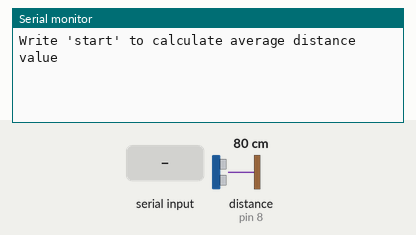
The sketch below on a simulated Arduino Uno, built with avr-gcc and run on an emulated ATmega328P. Shown: the last lines printed to the serial monitor. Inputs (shaded band) come from the test bench; at power-on: distance to the obstacle (sensor on pin 8) 80 cm. The echo pulse lasts 58.3 µs per cm.

Above: at 1.2 s.
1.3 s: "start\n" received over Serial
At 2.1 s:
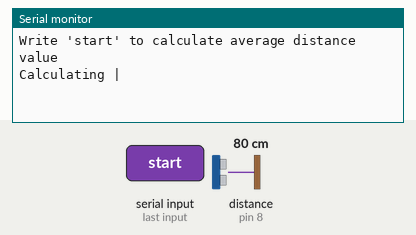
At 8.8 s:
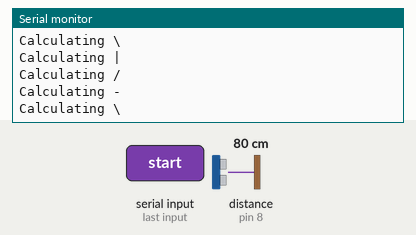

Measured:
- after the input at 1.3 s, the serial monitor: prints a new line at once (image 1)

The sketch:

Ultrasonic_GetDistance.ino
```cpp
const int trigPin = 7;
const int echoPin = 8;

//define sound speed in cm/uS
#define SOUND_SPEED 0.034
#define CM_TO_INCH 0.393701

long duration;
float distanceCm;
float distanceInch;

void get_average_cm();
float get_cm();

void setup() {
  Serial.begin(115200); // Starts the serial communication
  pinMode(trigPin, OUTPUT); // Sets the trigPin as an Output
  pinMode(echoPin, INPUT); // Sets the echoPin as an Input
  Serial.println("Write 'start' to calculate average distance value");
}

void loop() {
  if (Serial.available()){
    String input = Serial.readStringUntil('\n');
    if (input == "start"){
      get_average_cm();
    }
  }
}

void get_average_cm(){
  String loading[8] = {"|", "/", "-", "\\", "|", "/", "-", "\\"};
  int load_sign = 0;
  float average = 0;
  int cycles = 10;

  for (int i = 0; i < cycles; i++){
    if (load_sign <= 7){
      Serial.print("\n\n\n\n\n\n\n\n\n\n\n\n\n\n\n\n");
      Serial.println("Calculating " + loading[load_sign]);
      load_sign++;
    } else {
      load_sign = 0;
    }

    float distance = get_cm();
    average += distance;

    delay(1000);
  }

  average = average / cycles;
  Serial.println("Average Distance (CM): " + String(average));
  Serial.println("\n");
  Serial.println("Write 'start' to calculate average distance value");
}

float get_cm(){
  // Clears the trigPin
  digitalWrite(trigPin, LOW);
  delayMicroseconds(2);
  // Sets the trigPin on HIGH state for 10 micro seconds
  digitalWrite(trigPin, HIGH);
  delayMicroseconds(10);
  digitalWrite(trigPin, LOW);

  // Reads the echoPin, returns the sound wave travel time in microseconds
  duration = pulseIn(echoPin, HIGH);

  // Calculate the distance
  distanceCm = duration * SOUND_SPEED/2;

  return distanceCm;
}
```
